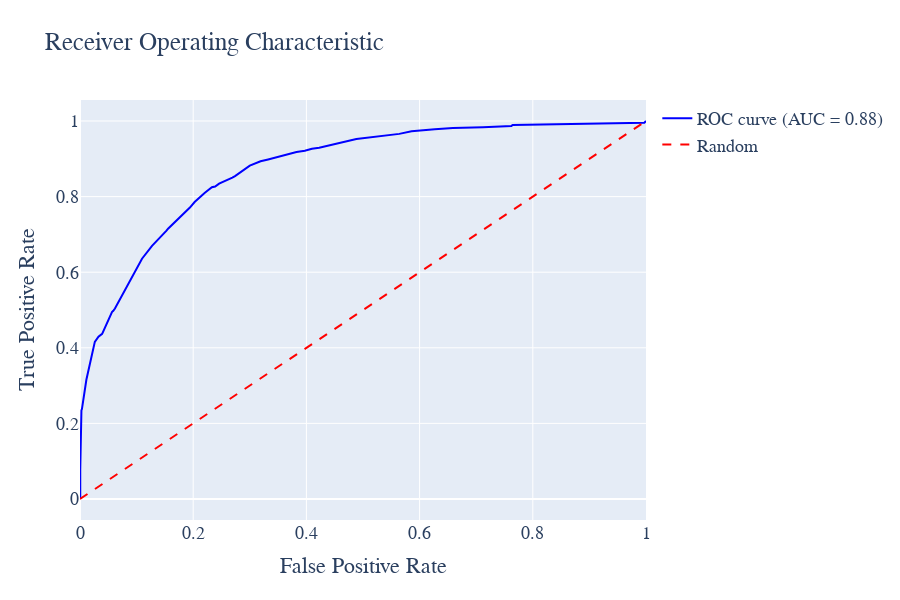

The notebook cell saved with this chart:
### Code cell
# %%
import plotly.graph_objects as go
from sklearn.metrics import roc_curve, auc

# 计算ROC曲线
roc_auc = auc(fpr, tpr)

# 计算ROC曲线
roc_auc = auc(fpr, tpr)

# 创建布局
layout = go.Layout(
    title='Receiver Operating Characteristic',
    xaxis=dict(title='False Positive Rate'),
    yaxis=dict(title='True Positive Rate'),
    hovermode='closest',
    width=900, height=600,
    font=dict(family='Times New Roman', size=18)
)

# 创建ROC曲线图形
roc_trace = go.Scatter(
    x=fpr,
    y=tpr,
    mode='lines',
    line=dict(color='blue', width=2),
    name='ROC curve (AUC = %0.2f)' % roc_auc
)

# 创建对角线图形
diagonal_trace = go.Scatter(
    x=[0, 1],
    y=[0, 1],
    mode='lines',
    line=dict(color='red', width=2, dash='dash'),
    name='Random'
)

# 创建图表数据
data = [roc_trace, diagonal_trace]

# 创建图表
fig = go.Figure(data=data, layout=layout)

fig.write_html('Image/4_2_4.html')
# 显示图表
fig.show()

### Figure 1 — Plotly figure (JSON) as saved in the notebook; plotly's stock layout.template omitted (floating-point values rounded to 4 significant figures)
{"data": [{"line": {"color": "blue", "width": 2}, "mode": "lines", "name": "ROC curve (AUC = 0.88)", "type": "scatter", "x": [0, 0.0004468, 0.0004468, 0.000983, 0.00143, 0.001787, 0.002502, 0.003485, 0.01072, 0.01126, 0.02618, 0.03038, 0.03262, 0.03914, 0.0555, 0.05648, 0.0588, 0.06139, 0.06175, 0.1096, 0.1273, 0.1528, 0.1556, 0.1942, 0.2025, 0.2206, 0.2331, 0.2388, 0.2458, 0.2692, 0.2739, 0.3, 0.3088, 0.319, 0.3324, 0.3523, 0.3607, 0.3825, 0.3972, 0.4098, 0.4226, 0.4513, 0.4521, 0.4601, 0.4689, 0.4883, 0.5641, 0.567, 0.5684, 0.5858, 0.6268, 0.6589, 0.7121, 0.7623, 0.7645, 0.9971, 1], "y": [0, 0.003514, 0.07757, 0.1189, 0.1681, 0.2146, 0.2343, 0.2386, 0.3114, 0.3154, 0.4157, 0.4241, 0.4292, 0.437, 0.4932, 0.4946, 0.4978, 0.5027, 0.5038, 0.6357, 0.6697, 0.7097, 0.7151, 0.7711, 0.7857, 0.8103, 0.8246, 0.8265, 0.8343, 0.8503, 0.8543, 0.8819, 0.8868, 0.8935, 0.8984, 0.9062, 0.9081, 0.9181, 0.9211, 0.9265, 0.9292, 0.9386, 0.9395, 0.9419, 0.9465, 0.9524, 0.9659, 0.967, 0.9681, 0.9727, 0.9784, 0.9814, 0.9835, 0.987, 0.9895, 0.9954, 1]}, {"line": {"color": "red", "dash": "dash", "width": 2}, "mode": "lines", "name": "Random", "type": "scatter", "x": [0, 1], "y": [0, 1]}], "layout": {"font": {"family": "Times New Roman", "size": 18}, "height": 600, "hovermode": "closest", "title": {"text": "Receiver Operating Characteristic"}, "width": 900, "xaxis": {"title": {"text": "False Positive Rate"}}, "yaxis": {"title": {"text": "True Positive Rate"}}}}
